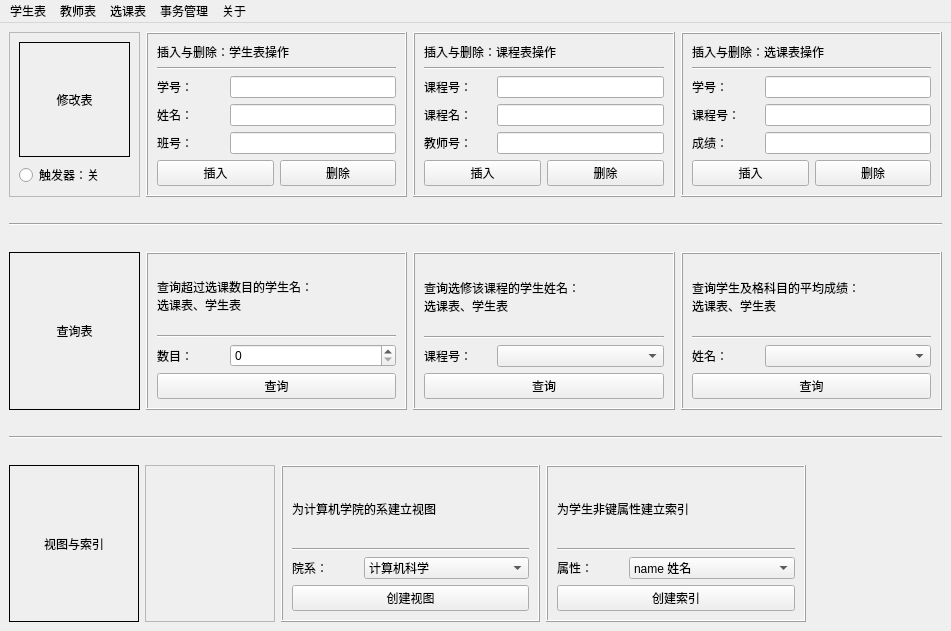
<?xml version="1.0" encoding="UTF-8"?>
<ui version="4.0">
 <class>MainWindow</class>
 <widget class="QMainWindow" name="MainWindow">
  <property name="geometry">
   <rect>
    <x>0</x>
    <y>0</y>
    <width>951</width>
    <height>631</height>
   </rect>
  </property>
  <property name="contextMenuPolicy">
   <enum>Qt::DefaultContextMenu</enum>
  </property>
  <property name="windowTitle">
   <string>教学管理系统@zjr</string>
  </property>
  <widget class="QWidget" name="centralwidget">
   <layout class="QVBoxLayout" name="verticalLayout_9">
    <item>
     <layout class="QHBoxLayout" name="horizontalLayout_10">
      <item>
       <widget class="QFrame" name="frame_11">
        <property name="sizePolicy">
         <sizepolicy hsizetype="Preferred" vsizetype="Preferred">
          <horstretch>1</horstretch>
          <verstretch>0</verstretch>
         </sizepolicy>
        </property>
        <property name="frameShape">
         <enum>QFrame::StyledPanel</enum>
        </property>
        <property name="frameShadow">
         <enum>QFrame::Raised</enum>
        </property>
        <layout class="QVBoxLayout" name="verticalLayout_11">
         <item>
          <widget class="QLabel" name="label_23">
           <property name="sizePolicy">
            <sizepolicy hsizetype="Preferred" vsizetype="Preferred">
             <horstretch>1</horstretch>
             <verstretch>0</verstretch>
            </sizepolicy>
           </property>
           <property name="styleSheet">
            <string notr="true"/>
           </property>
           <property name="frameShape">
            <enum>QFrame::Box</enum>
           </property>
           <property name="frameShadow">
            <enum>QFrame::Plain</enum>
           </property>
           <property name="text">
            <string>修改表</string>
           </property>
           <property name="alignment">
            <set>Qt::AlignCenter</set>
           </property>
          </widget>
         </item>
         <item>
          <widget class="QRadioButton" name="add_trigger">
           <property name="text">
            <string>触发器：关</string>
           </property>
          </widget>
         </item>
        </layout>
       </widget>
      </item>
      <item>
       <widget class="QFrame" name="frame">
        <property name="sizePolicy">
         <sizepolicy hsizetype="Preferred" vsizetype="Preferred">
          <horstretch>2</horstretch>
          <verstretch>0</verstretch>
         </sizepolicy>
        </property>
        <property name="frameShape">
         <enum>QFrame::Box</enum>
        </property>
        <property name="frameShadow">
         <enum>QFrame::Raised</enum>
        </property>
        <layout class="QVBoxLayout" name="verticalLayout">
         <item>
          <widget class="QLabel" name="label">
           <property name="text">
            <string>插入与删除：学生表操作</string>
           </property>
          </widget>
         </item>
         <item>
          <widget class="Line" name="line">
           <property name="orientation">
            <enum>Qt::Horizontal</enum>
           </property>
          </widget>
         </item>
         <item>
          <layout class="QHBoxLayout" name="horizontalLayout">
           <item>
            <widget class="QLabel" name="label_2">
             <property name="sizePolicy">
              <sizepolicy hsizetype="Preferred" vsizetype="Preferred">
               <horstretch>2</horstretch>
               <verstretch>0</verstretch>
              </sizepolicy>
             </property>
             <property name="text">
              <string>学号：</string>
             </property>
            </widget>
           </item>
           <item>
            <widget class="QLineEdit" name="stu_num">
             <property name="sizePolicy">
              <sizepolicy hsizetype="Expanding" vsizetype="Fixed">
               <horstretch>5</horstretch>
               <verstretch>0</verstretch>
              </sizepolicy>
             </property>
            </widget>
           </item>
          </layout>
         </item>
         <item>
          <layout class="QHBoxLayout" name="horizontalLayout_2">
           <item>
            <widget class="QLabel" name="label_3">
             <property name="sizePolicy">
              <sizepolicy hsizetype="Preferred" vsizetype="Preferred">
               <horstretch>2</horstretch>
               <verstretch>0</verstretch>
              </sizepolicy>
             </property>
             <property name="text">
              <string>姓名：</string>
             </property>
            </widget>
           </item>
           <item>
            <widget class="QLineEdit" name="stu_name">
             <property name="sizePolicy">
              <sizepolicy hsizetype="Expanding" vsizetype="Fixed">
               <horstretch>5</horstretch>
               <verstretch>0</verstretch>
              </sizepolicy>
             </property>
            </widget>
           </item>
          </layout>
         </item>
         <item>
          <layout class="QHBoxLayout" name="horizontalLayout_12">
           <item>
            <widget class="QLabel" name="label_11">
             <property name="sizePolicy">
              <sizepolicy hsizetype="Expanding" vsizetype="Preferred">
               <horstretch>2</horstretch>
               <verstretch>0</verstretch>
              </sizepolicy>
             </property>
             <property name="text">
              <string>班号：</string>
             </property>
            </widget>
           </item>
           <item>
            <widget class="QLineEdit" name="class_num">
             <property name="sizePolicy">
              <sizepolicy hsizetype="Expanding" vsizetype="Fixed">
               <horstretch>5</horstretch>
               <verstretch>0</verstretch>
              </sizepolicy>
             </property>
            </widget>
           </item>
          </layout>
         </item>
         <item>
          <layout class="QHBoxLayout" name="horizontalLayout_4">
           <item>
            <widget class="QPushButton" name="stu_insert">
             <property name="text">
              <string>插入</string>
             </property>
            </widget>
           </item>
           <item>
            <widget class="QPushButton" name="stu_delete">
             <property name="text">
              <string>删除</string>
             </property>
            </widget>
           </item>
          </layout>
         </item>
        </layout>
       </widget>
      </item>
      <item>
       <widget class="QFrame" name="frame_2">
        <property name="sizePolicy">
         <sizepolicy hsizetype="Preferred" vsizetype="Preferred">
          <horstretch>2</horstretch>
          <verstretch>0</verstretch>
         </sizepolicy>
        </property>
        <property name="frameShape">
         <enum>QFrame::Box</enum>
        </property>
        <property name="frameShadow">
         <enum>QFrame::Raised</enum>
        </property>
        <layout class="QVBoxLayout" name="verticalLayout_2">
         <item>
          <widget class="QLabel" name="label_4">
           <property name="text">
            <string>插入与删除：课程表操作</string>
           </property>
          </widget>
         </item>
         <item>
          <widget class="Line" name="line_2">
           <property name="orientation">
            <enum>Qt::Horizontal</enum>
           </property>
          </widget>
         </item>
         <item>
          <layout class="QHBoxLayout" name="horizontalLayout_6">
           <item>
            <widget class="QLabel" name="label_5">
             <property name="sizePolicy">
              <sizepolicy hsizetype="Preferred" vsizetype="Preferred">
               <horstretch>2</horstretch>
               <verstretch>0</verstretch>
              </sizepolicy>
             </property>
             <property name="text">
              <string>课程号：</string>
             </property>
            </widget>
           </item>
           <item>
            <widget class="QLineEdit" name="course_num">
             <property name="sizePolicy">
              <sizepolicy hsizetype="Expanding" vsizetype="Fixed">
               <horstretch>5</horstretch>
               <verstretch>0</verstretch>
              </sizepolicy>
             </property>
            </widget>
           </item>
          </layout>
         </item>
         <item>
          <layout class="QHBoxLayout" name="horizontalLayout_7">
           <item>
            <widget class="QLabel" name="label_6">
             <property name="sizePolicy">
              <sizepolicy hsizetype="Preferred" vsizetype="Preferred">
               <horstretch>2</horstretch>
               <verstretch>0</verstretch>
              </sizepolicy>
             </property>
             <property name="text">
              <string>课程名：</string>
             </property>
            </widget>
           </item>
           <item>
            <widget class="QLineEdit" name="course_name">
             <property name="sizePolicy">
              <sizepolicy hsizetype="Expanding" vsizetype="Fixed">
               <horstretch>5</horstretch>
               <verstretch>0</verstretch>
              </sizepolicy>
             </property>
            </widget>
           </item>
          </layout>
         </item>
         <item>
          <layout class="QHBoxLayout" name="horizontalLayout_13">
           <item>
            <widget class="QLabel" name="label_12">
             <property name="sizePolicy">
              <sizepolicy hsizetype="Expanding" vsizetype="Preferred">
               <horstretch>2</horstretch>
               <verstretch>0</verstretch>
              </sizepolicy>
             </property>
             <property name="text">
              <string>教师号：</string>
             </property>
            </widget>
           </item>
           <item>
            <widget class="QLineEdit" name="teacher_num">
             <property name="sizePolicy">
              <sizepolicy hsizetype="Expanding" vsizetype="Fixed">
               <horstretch>5</horstretch>
               <verstretch>0</verstretch>
              </sizepolicy>
             </property>
            </widget>
           </item>
          </layout>
         </item>
         <item>
          <layout class="QHBoxLayout" name="horizontalLayout_3">
           <item>
            <widget class="QPushButton" name="course_insert">
             <property name="text">
              <string>插入</string>
             </property>
            </widget>
           </item>
           <item>
            <widget class="QPushButton" name="course_delete">
             <property name="text">
              <string>删除</string>
             </property>
            </widget>
           </item>
          </layout>
         </item>
        </layout>
       </widget>
      </item>
      <item>
       <widget class="QFrame" name="frame_3">
        <property name="sizePolicy">
         <sizepolicy hsizetype="Preferred" vsizetype="Preferred">
          <horstretch>2</horstretch>
          <verstretch>0</verstretch>
         </sizepolicy>
        </property>
        <property name="frameShape">
         <enum>QFrame::Box</enum>
        </property>
        <property name="frameShadow">
         <enum>QFrame::Raised</enum>
        </property>
        <layout class="QVBoxLayout" name="verticalLayout_3">
         <item>
          <widget class="QLabel" name="label_9">
           <property name="text">
            <string>插入与删除：选课表操作</string>
           </property>
          </widget>
         </item>
         <item>
          <widget class="Line" name="line_3">
           <property name="orientation">
            <enum>Qt::Horizontal</enum>
           </property>
          </widget>
         </item>
         <item>
          <layout class="QHBoxLayout" name="horizontalLayout_8">
           <item>
            <widget class="QLabel" name="label_7">
             <property name="sizePolicy">
              <sizepolicy hsizetype="Expanding" vsizetype="Preferred">
               <horstretch>2</horstretch>
               <verstretch>0</verstretch>
              </sizepolicy>
             </property>
             <property name="text">
              <string>学号：</string>
             </property>
            </widget>
           </item>
           <item>
            <widget class="QLineEdit" name="sc_snum">
             <property name="sizePolicy">
              <sizepolicy hsizetype="Expanding" vsizetype="Fixed">
               <horstretch>5</horstretch>
               <verstretch>0</verstretch>
              </sizepolicy>
             </property>
            </widget>
           </item>
          </layout>
         </item>
         <item>
          <layout class="QHBoxLayout" name="horizontalLayout_9">
           <item>
            <widget class="QLabel" name="label_8">
             <property name="sizePolicy">
              <sizepolicy hsizetype="Expanding" vsizetype="Fixed">
               <horstretch>2</horstretch>
               <verstretch>0</verstretch>
              </sizepolicy>
             </property>
             <property name="text">
              <string>课程号：</string>
             </property>
            </widget>
           </item>
           <item>
            <widget class="QLineEdit" name="sc_cnum">
             <property name="sizePolicy">
              <sizepolicy hsizetype="Expanding" vsizetype="Fixed">
               <horstretch>5</horstretch>
               <verstretch>0</verstretch>
              </sizepolicy>
             </property>
            </widget>
           </item>
          </layout>
         </item>
         <item>
          <layout class="QHBoxLayout" name="horizontalLayout_11">
           <item>
            <widget class="QLabel" name="label_10">
             <property name="sizePolicy">
              <sizepolicy hsizetype="Expanding" vsizetype="Preferred">
               <horstretch>2</horstretch>
               <verstretch>0</verstretch>
              </sizepolicy>
             </property>
             <property name="text">
              <string>成绩：</string>
             </property>
            </widget>
           </item>
           <item>
            <widget class="QLineEdit" name="sc_grade">
             <property name="sizePolicy">
              <sizepolicy hsizetype="Expanding" vsizetype="Fixed">
               <horstretch>5</horstretch>
               <verstretch>0</verstretch>
              </sizepolicy>
             </property>
            </widget>
           </item>
          </layout>
         </item>
         <item>
          <layout class="QHBoxLayout" name="horizontalLayout_5">
           <item>
            <widget class="QPushButton" name="sc_insert">
             <property name="text">
              <string>插入</string>
             </property>
            </widget>
           </item>
           <item>
            <widget class="QPushButton" name="sc_delete">
             <property name="text">
              <string>删除</string>
             </property>
            </widget>
           </item>
          </layout>
         </item>
        </layout>
       </widget>
      </item>
     </layout>
    </item>
    <item>
     <spacer name="horizontalSpacer">
      <property name="orientation">
       <enum>Qt::Horizontal</enum>
      </property>
      <property name="sizeHint" stdset="0">
       <size>
        <width>40</width>
        <height>20</height>
       </size>
      </property>
     </spacer>
    </item>
    <item>
     <widget class="Line" name="line_10">
      <property name="orientation">
       <enum>Qt::Horizontal</enum>
      </property>
     </widget>
    </item>
    <item>
     <spacer name="horizontalSpacer_2">
      <property name="orientation">
       <enum>Qt::Horizontal</enum>
      </property>
      <property name="sizeHint" stdset="0">
       <size>
        <width>40</width>
        <height>20</height>
       </size>
      </property>
     </spacer>
    </item>
    <item>
     <layout class="QHBoxLayout" name="horizontalLayout_17">
      <item>
       <widget class="QLabel" name="label_24">
        <property name="sizePolicy">
         <sizepolicy hsizetype="Expanding" vsizetype="Preferred">
          <horstretch>1</horstretch>
          <verstretch>0</verstretch>
         </sizepolicy>
        </property>
        <property name="frameShape">
         <enum>QFrame::Box</enum>
        </property>
        <property name="text">
         <string>查询表</string>
        </property>
        <property name="alignment">
         <set>Qt::AlignCenter</set>
        </property>
       </widget>
      </item>
      <item>
       <widget class="QFrame" name="frame_4">
        <property name="sizePolicy">
         <sizepolicy hsizetype="Expanding" vsizetype="Preferred">
          <horstretch>2</horstretch>
          <verstretch>0</verstretch>
         </sizepolicy>
        </property>
        <property name="frameShape">
         <enum>QFrame::Box</enum>
        </property>
        <property name="frameShadow">
         <enum>QFrame::Raised</enum>
        </property>
        <property name="lineWidth">
         <number>1</number>
        </property>
        <layout class="QVBoxLayout" name="verticalLayout_4">
         <item>
          <widget class="QLabel" name="label_13">
           <property name="text">
            <string>查询超过选课数目的学生名：
选课表、学生表</string>
           </property>
          </widget>
         </item>
         <item>
          <widget class="Line" name="line_4">
           <property name="orientation">
            <enum>Qt::Horizontal</enum>
           </property>
          </widget>
         </item>
         <item>
          <layout class="QHBoxLayout" name="horizontalLayout_14">
           <item>
            <widget class="QLabel" name="label_14">
             <property name="sizePolicy">
              <sizepolicy hsizetype="Preferred" vsizetype="Preferred">
               <horstretch>2</horstretch>
               <verstretch>0</verstretch>
              </sizepolicy>
             </property>
             <property name="text">
              <string>数目：</string>
             </property>
            </widget>
           </item>
           <item>
            <widget class="QSpinBox" name="sc_stu_count">
             <property name="sizePolicy">
              <sizepolicy hsizetype="Minimum" vsizetype="Fixed">
               <horstretch>5</horstretch>
               <verstretch>0</verstretch>
              </sizepolicy>
             </property>
            </widget>
           </item>
          </layout>
         </item>
         <item>
          <widget class="QPushButton" name="name_query">
           <property name="text">
            <string>查询</string>
           </property>
          </widget>
         </item>
        </layout>
       </widget>
      </item>
      <item>
       <widget class="QFrame" name="frame_5">
        <property name="sizePolicy">
         <sizepolicy hsizetype="Expanding" vsizetype="Preferred">
          <horstretch>2</horstretch>
          <verstretch>0</verstretch>
         </sizepolicy>
        </property>
        <property name="frameShape">
         <enum>QFrame::Box</enum>
        </property>
        <property name="frameShadow">
         <enum>QFrame::Raised</enum>
        </property>
        <layout class="QVBoxLayout" name="verticalLayout_5">
         <item>
          <widget class="QLabel" name="label_15">
           <property name="text">
            <string>查询选修该课程的学生姓名：
选课表、学生表</string>
           </property>
          </widget>
         </item>
         <item>
          <widget class="Line" name="line_5">
           <property name="orientation">
            <enum>Qt::Horizontal</enum>
           </property>
          </widget>
         </item>
         <item>
          <layout class="QHBoxLayout" name="horizontalLayout_16">
           <item>
            <widget class="QLabel" name="label_16">
             <property name="sizePolicy">
              <sizepolicy hsizetype="Preferred" vsizetype="Preferred">
               <horstretch>2</horstretch>
               <verstretch>0</verstretch>
              </sizepolicy>
             </property>
             <property name="text">
              <string>课程号：</string>
             </property>
            </widget>
           </item>
           <item>
            <widget class="QComboBox" name="c_num_combobox">
             <property name="sizePolicy">
              <sizepolicy hsizetype="Preferred" vsizetype="Fixed">
               <horstretch>5</horstretch>
               <verstretch>0</verstretch>
              </sizepolicy>
             </property>
            </widget>
           </item>
          </layout>
         </item>
         <item>
          <widget class="QPushButton" name="name_query_by_cnum">
           <property name="text">
            <string>查询</string>
           </property>
          </widget>
         </item>
        </layout>
       </widget>
      </item>
      <item>
       <widget class="QFrame" name="frame_6">
        <property name="sizePolicy">
         <sizepolicy hsizetype="Expanding" vsizetype="Preferred">
          <horstretch>2</horstretch>
          <verstretch>0</verstretch>
         </sizepolicy>
        </property>
        <property name="frameShape">
         <enum>QFrame::Box</enum>
        </property>
        <property name="frameShadow">
         <enum>QFrame::Raised</enum>
        </property>
        <layout class="QVBoxLayout" name="verticalLayout_6">
         <item>
          <widget class="QLabel" name="label_18">
           <property name="text">
            <string>查询学生及格科目的平均成绩：
选课表、学生表</string>
           </property>
          </widget>
         </item>
         <item>
          <widget class="Line" name="line_8">
           <property name="orientation">
            <enum>Qt::Horizontal</enum>
           </property>
          </widget>
         </item>
         <item>
          <layout class="QHBoxLayout" name="horizontalLayout_19">
           <item>
            <widget class="QLabel" name="label_17">
             <property name="sizePolicy">
              <sizepolicy hsizetype="Preferred" vsizetype="Preferred">
               <horstretch>2</horstretch>
               <verstretch>0</verstretch>
              </sizepolicy>
             </property>
             <property name="text">
              <string>姓名：</string>
             </property>
            </widget>
           </item>
           <item>
            <widget class="QComboBox" name="stu_name_combobox">
             <property name="sizePolicy">
              <sizepolicy hsizetype="Preferred" vsizetype="Fixed">
               <horstretch>5</horstretch>
               <verstretch>0</verstretch>
              </sizepolicy>
             </property>
            </widget>
           </item>
          </layout>
         </item>
         <item>
          <widget class="QPushButton" name="get_avg_grade">
           <property name="text">
            <string>查询</string>
           </property>
          </widget>
         </item>
        </layout>
       </widget>
      </item>
     </layout>
    </item>
    <item>
     <spacer name="horizontalSpacer_4">
      <property name="orientation">
       <enum>Qt::Horizontal</enum>
      </property>
      <property name="sizeHint" stdset="0">
       <size>
        <width>40</width>
        <height>20</height>
       </size>
      </property>
     </spacer>
    </item>
    <item>
     <widget class="Line" name="line_9">
      <property name="orientation">
       <enum>Qt::Horizontal</enum>
      </property>
     </widget>
    </item>
    <item>
     <spacer name="horizontalSpacer_3">
      <property name="orientation">
       <enum>Qt::Horizontal</enum>
      </property>
      <property name="sizeHint" stdset="0">
       <size>
        <width>40</width>
        <height>20</height>
       </size>
      </property>
     </spacer>
    </item>
    <item>
     <layout class="QHBoxLayout" name="horizontalLayout_20">
      <item>
       <widget class="QLabel" name="label_25">
        <property name="sizePolicy">
         <sizepolicy hsizetype="Preferred" vsizetype="Preferred">
          <horstretch>1</horstretch>
          <verstretch>0</verstretch>
         </sizepolicy>
        </property>
        <property name="frameShape">
         <enum>QFrame::Box</enum>
        </property>
        <property name="text">
         <string>视图与索引</string>
        </property>
        <property name="alignment">
         <set>Qt::AlignCenter</set>
        </property>
       </widget>
      </item>
      <item>
       <widget class="QFrame" name="frame_9">
        <property name="sizePolicy">
         <sizepolicy hsizetype="Preferred" vsizetype="Preferred">
          <horstretch>1</horstretch>
          <verstretch>0</verstretch>
         </sizepolicy>
        </property>
        <property name="frameShape">
         <enum>QFrame::StyledPanel</enum>
        </property>
        <property name="frameShadow">
         <enum>QFrame::Raised</enum>
        </property>
       </widget>
      </item>
      <item>
       <widget class="QFrame" name="frame_7">
        <property name="sizePolicy">
         <sizepolicy hsizetype="Preferred" vsizetype="Preferred">
          <horstretch>2</horstretch>
          <verstretch>0</verstretch>
         </sizepolicy>
        </property>
        <property name="frameShape">
         <enum>QFrame::Box</enum>
        </property>
        <property name="frameShadow">
         <enum>QFrame::Raised</enum>
        </property>
        <layout class="QVBoxLayout" name="verticalLayout_7">
         <item>
          <widget class="QLabel" name="label_20">
           <property name="text">
            <string>为计算机学院的系建立视图</string>
           </property>
          </widget>
         </item>
         <item>
          <widget class="Line" name="line_6">
           <property name="orientation">
            <enum>Qt::Horizontal</enum>
           </property>
          </widget>
         </item>
         <item>
          <layout class="QHBoxLayout" name="horizontalLayout_15">
           <item>
            <widget class="QLabel" name="label_19">
             <property name="sizePolicy">
              <sizepolicy hsizetype="Preferred" vsizetype="Preferred">
               <horstretch>2</horstretch>
               <verstretch>0</verstretch>
              </sizepolicy>
             </property>
             <property name="text">
              <string>院系：</string>
             </property>
            </widget>
           </item>
           <item>
            <widget class="QComboBox" name="cs_department">
             <property name="sizePolicy">
              <sizepolicy hsizetype="Preferred" vsizetype="Fixed">
               <horstretch>5</horstretch>
               <verstretch>0</verstretch>
              </sizepolicy>
             </property>
             <item>
              <property name="text">
               <string>计算机科学</string>
              </property>
             </item>
             <item>
              <property name="text">
               <string>信息安全</string>
              </property>
             </item>
             <item>
              <property name="text">
               <string>自然语言处理</string>
              </property>
             </item>
            </widget>
           </item>
          </layout>
         </item>
         <item>
          <widget class="QPushButton" name="create_view">
           <property name="text">
            <string>创建视图</string>
           </property>
          </widget>
         </item>
        </layout>
       </widget>
      </item>
      <item>
       <widget class="QFrame" name="frame_8">
        <property name="sizePolicy">
         <sizepolicy hsizetype="Preferred" vsizetype="Preferred">
          <horstretch>2</horstretch>
          <verstretch>0</verstretch>
         </sizepolicy>
        </property>
        <property name="frameShape">
         <enum>QFrame::Box</enum>
        </property>
        <property name="frameShadow">
         <enum>QFrame::Raised</enum>
        </property>
        <layout class="QVBoxLayout" name="verticalLayout_8">
         <item>
          <widget class="QLabel" name="label_21">
           <property name="text">
            <string>为学生非键属性建立索引</string>
           </property>
          </widget>
         </item>
         <item>
          <widget class="Line" name="line_7">
           <property name="orientation">
            <enum>Qt::Horizontal</enum>
           </property>
          </widget>
         </item>
         <item>
          <layout class="QHBoxLayout" name="horizontalLayout_18">
           <item>
            <widget class="QLabel" name="label_22">
             <property name="sizePolicy">
              <sizepolicy hsizetype="Preferred" vsizetype="Preferred">
               <horstretch>2</horstretch>
               <verstretch>0</verstretch>
              </sizepolicy>
             </property>
             <property name="text">
              <string>属性：</string>
             </property>
            </widget>
           </item>
           <item>
            <widget class="QComboBox" name="cs_index">
             <property name="sizePolicy">
              <sizepolicy hsizetype="Preferred" vsizetype="Fixed">
               <horstretch>5</horstretch>
               <verstretch>0</verstretch>
              </sizepolicy>
             </property>
             <item>
              <property name="text">
               <string>name 姓名</string>
              </property>
             </item>
             <item>
              <property name="text">
               <string>age 年龄</string>
              </property>
             </item>
             <item>
              <property name="text">
               <string>gender 性别</string>
              </property>
             </item>
             <item>
              <property name="text">
               <string>c_num 班号</string>
              </property>
             </item>
            </widget>
           </item>
          </layout>
         </item>
         <item>
          <widget class="QPushButton" name="create_index">
           <property name="text">
            <string>创建索引</string>
           </property>
          </widget>
         </item>
        </layout>
       </widget>
      </item>
      <item>
       <widget class="QFrame" name="frame_10">
        <property name="sizePolicy">
         <sizepolicy hsizetype="Preferred" vsizetype="Preferred">
          <horstretch>1</horstretch>
          <verstretch>0</verstretch>
         </sizepolicy>
        </property>
        <property name="frameShape">
         <enum>QFrame::NoFrame</enum>
        </property>
        <property name="frameShadow">
         <enum>QFrame::Raised</enum>
        </property>
        <layout class="QVBoxLayout" name="verticalLayout_10"/>
       </widget>
      </item>
     </layout>
    </item>
   </layout>
  </widget>
  <widget class="QMenuBar" name="menuBar">
   <property name="geometry">
    <rect>
     <x>0</x>
     <y>0</y>
     <width>951</width>
     <height>26</height>
    </rect>
   </property>
   <widget class="QMenu" name="stu_menu">
    <property name="title">
     <string>学生表</string>
    </property>
   </widget>
   <widget class="QMenu" name="teacher_menu">
    <property name="title">
     <string>教师表</string>
    </property>
   </widget>
   <widget class="QMenu" name="sc_menu">
    <property name="title">
     <string>选课表</string>
    </property>
   </widget>
   <widget class="QMenu" name="menu_more">
    <property name="title">
     <string>事务管理</string>
    </property>
    <addaction name="action_transaction"/>
   </widget>
   <widget class="QMenu" name="menu">
    <property name="title">
     <string>关于</string>
    </property>
   </widget>
   <addaction name="stu_menu"/>
   <addaction name="teacher_menu"/>
   <addaction name="sc_menu"/>
   <addaction name="menu_more"/>
   <addaction name="menu"/>
  </widget>
  <action name="action1">
   <property name="text">
    <string>待开发</string>
   </property>
  </action>
  <action name="action1_2">
   <property name="text">
    <string>1</string>
   </property>
  </action>
  <action name="action2">
   <property name="text">
    <string>2</string>
   </property>
  </action>
  <action name="action3">
   <property name="text">
    <string>3</string>
   </property>
  </action>
  <action name="stu_insert_act">
   <property name="text">
    <string>插入</string>
   </property>
  </action>
  <action name="stu_delete_act">
   <property name="text">
    <string>删除</string>
   </property>
  </action>
  <action name="action1_4">
   <property name="text">
    <string>1</string>
   </property>
  </action>
  <action name="action2_3">
   <property name="text">
    <string>2</string>
   </property>
  </action>
  <action name="action3_2">
   <property name="text">
    <string>3</string>
   </property>
  </action>
  <action name="action1_5">
   <property name="text">
    <string>1</string>
   </property>
  </action>
  <action name="action2_4">
   <property name="text">
    <string>2</string>
   </property>
  </action>
  <action name="stu_">
   <property name="text">
    <string>3</string>
   </property>
  </action>
  <action name="actiontodo">
   <property name="text">
    <string>学生表</string>
   </property>
  </action>
  <action name="action_transaction">
   <property name="checkable">
    <bool>false</bool>
   </property>
   <property name="text">
    <string>开始转帐</string>
   </property>
  </action>
 </widget>
 <tabstops>
  <tabstop>stu_num</tabstop>
  <tabstop>stu_name</tabstop>
  <tabstop>stu_insert</tabstop>
  <tabstop>stu_delete</tabstop>
  <tabstop>course_num</tabstop>
  <tabstop>course_name</tabstop>
  <tabstop>teacher_num</tabstop>
  <tabstop>course_insert</tabstop>
  <tabstop>course_delete</tabstop>
  <tabstop>sc_snum</tabstop>
  <tabstop>sc_cnum</tabstop>
  <tabstop>sc_grade</tabstop>
  <tabstop>sc_insert</tabstop>
  <tabstop>sc_delete</tabstop>
 </tabstops>
 <resources/>
 <connections>
  <connection>
   <sender>stu_delete</sender>
   <signal>clicked()</signal>
   <receiver>MainWindow</receiver>
   <slot>stu_delete()</slot>
   <hints>
    <hint type="sourcelabel">
     <x>360</x>
     <y>207</y>
    </hint>
    <hint type="destinationlabel">
     <x>356</x>
     <y>109</y>
    </hint>
   </hints>
  </connection>
  <connection>
   <sender>stu_insert</sender>
   <signal>clicked()</signal>
   <receiver>MainWindow</receiver>
   <slot>stu_insert()</slot>
   <hints>
    <hint type="sourcelabel">
     <x>209</x>
     <y>207</y>
    </hint>
    <hint type="destinationlabel">
     <x>21</x>
     <y>144</y>
    </hint>
   </hints>
  </connection>
  <connection>
   <sender>sc_insert</sender>
   <signal>clicked()</signal>
   <receiver>MainWindow</receiver>
   <slot>sc_insert()</slot>
   <hints>
    <hint type="sourcelabel">
     <x>740</x>
     <y>207</y>
    </hint>
    <hint type="destinationlabel">
     <x>343</x>
     <y>149</y>
    </hint>
   </hints>
  </connection>
  <connection>
   <sender>sc_delete</sender>
   <signal>clicked()</signal>
   <receiver>MainWindow</receiver>
   <slot>sc_delete()</slot>
   <hints>
    <hint type="sourcelabel">
     <x>848</x>
     <y>207</y>
    </hint>
    <hint type="destinationlabel">
     <x>460</x>
     <y>153</y>
    </hint>
   </hints>
  </connection>
  <connection>
   <sender>course_insert</sender>
   <signal>clicked()</signal>
   <receiver>MainWindow</receiver>
   <slot>course_insert()</slot>
   <hints>
    <hint type="sourcelabel">
     <x>496</x>
     <y>207</y>
    </hint>
    <hint type="destinationlabel">
     <x>605</x>
     <y>142</y>
    </hint>
   </hints>
  </connection>
  <connection>
   <sender>course_delete</sender>
   <signal>clicked()</signal>
   <receiver>MainWindow</receiver>
   <slot>course_delete()</slot>
   <hints>
    <hint type="sourcelabel">
     <x>604</x>
     <y>207</y>
    </hint>
    <hint type="destinationlabel">
     <x>724</x>
     <y>143</y>
    </hint>
   </hints>
  </connection>
  <connection>
   <sender>name_query</sender>
   <signal>clicked()</signal>
   <receiver>MainWindow</receiver>
   <slot>get_name()</slot>
   <hints>
    <hint type="sourcelabel">
     <x>305</x>
     <y>416</y>
    </hint>
    <hint type="destinationlabel">
     <x>142</x>
     <y>309</y>
    </hint>
   </hints>
  </connection>
  <connection>
   <sender>name_query_by_cnum</sender>
   <signal>clicked()</signal>
   <receiver>MainWindow</receiver>
   <slot>get_name_by_cnum()</slot>
   <hints>
    <hint type="sourcelabel">
     <x>637</x>
     <y>416</y>
    </hint>
    <hint type="destinationlabel">
     <x>413</x>
     <y>317</y>
    </hint>
   </hints>
  </connection>
  <connection>
   <sender>get_avg_grade</sender>
   <signal>clicked()</signal>
   <receiver>MainWindow</receiver>
   <slot>get_avg_grade()</slot>
   <hints>
    <hint type="sourcelabel">
     <x>903</x>
     <y>416</y>
    </hint>
    <hint type="destinationlabel">
     <x>622</x>
     <y>314</y>
    </hint>
   </hints>
  </connection>
  <connection>
   <sender>create_view</sender>
   <signal>clicked()</signal>
   <receiver>MainWindow</receiver>
   <slot>create_view()</slot>
   <hints>
    <hint type="sourcelabel">
     <x>314</x>
     <y>591</y>
    </hint>
    <hint type="destinationlabel">
     <x>301</x>
     <y>630</y>
    </hint>
   </hints>
  </connection>
  <connection>
   <sender>create_index</sender>
   <signal>clicked()</signal>
   <receiver>MainWindow</receiver>
   <slot>create_index()</slot>
   <hints>
    <hint type="sourcelabel">
     <x>718</x>
     <y>598</y>
    </hint>
    <hint type="destinationlabel">
     <x>601</x>
     <y>627</y>
    </hint>
   </hints>
  </connection>
  <connection>
   <sender>action_transaction</sender>
   <signal>triggered()</signal>
   <receiver>MainWindow</receiver>
   <slot>transaction_dialog()</slot>
   <hints>
    <hint type="sourcelabel">
     <x>-1</x>
     <y>-1</y>
    </hint>
    <hint type="destinationlabel">
     <x>437</x>
     <y>315</y>
    </hint>
   </hints>
  </connection>
  <connection>
   <sender>add_trigger</sender>
   <signal>clicked()</signal>
   <receiver>MainWindow</receiver>
   <slot>change_combobox()</slot>
   <hints>
    <hint type="sourcelabel">
     <x>72</x>
     <y>198</y>
    </hint>
    <hint type="destinationlabel">
     <x>75</x>
     <y>224</y>
    </hint>
   </hints>
  </connection>
 </connections>
 <slots>
  <slot>stu_insert()</slot>
  <slot>stu_delete()</slot>
  <slot>get_name()</slot>
  <slot>course_insert()</slot>
  <slot>course_delete()</slot>
  <slot>sc_insert()</slot>
  <slot>sc_delete()</slot>
  <slot>get_name_by_cnum()</slot>
  <slot>get_avg_grade()</slot>
  <slot>create_view()</slot>
  <slot>create_index()</slot>
  <slot>transaction_dialog()</slot>
  <slot>change_combobox()</slot>
 </slots>
</ui>
